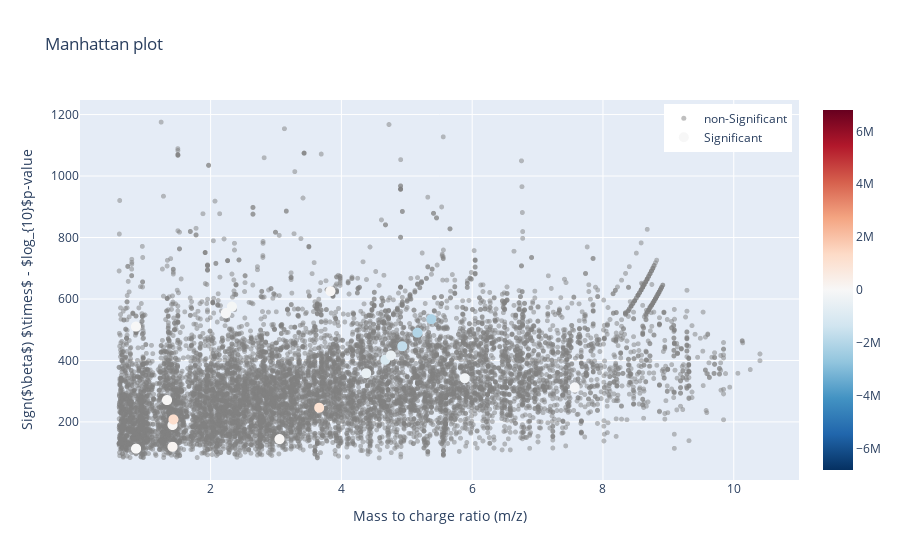

The notebook cell this image was saved under:
### Markdown cell above
The **interactive_manhattan** function generates an interactive version of Manhattan Plot, here exemplified for the age covariate.

### Code cell
iplot(interactive_manhattan(p_age_byadj, beta_age, instrument='lcms', xaxis=RT, yaxis=mz))

### Figure 1 — Plotly figure (JSON) as saved in the notebook; plotly's stock layout.template omitted (floating-point values rounded to 4 significant figures; data arrays with more than 128 entries replaced by an {"elided": "..."} marker saying what was removed)
{"data": [{"marker": {"color": "gray", "size": 5}, "mode": "markers", "name": "non-Significant", "opacity": 0.5, "type": "scattergl", "x": {"elided": "10851 float values"}, "y": {"elided": "10851 float values"}}, {"marker": {"cmax": 6808000.0, "cmin": -6808000.0, "color": [6450.0, 163300.0, 95330.0, 87530.0, 1194000.0, 1041000.0, 62730.0, -75160.0, -209700.0, -514100.0, -1092000.0, -502200.0, -1693000.0, -2032000.0, -1336.0, -2116000.0, -271500.0, -66180.0, -109900.0, 92470.0], "colorscale": [[0, "rgb(5,48,97)"], [0.1, "rgb(33,102,172)"], [0.2, "rgb(67,147,195)"], [0.3, "rgb(146,197,222)"], [0.4, "rgb(209,229,240)"], [0.5, "rgb(247,247,247)"], [0.6, "rgb(253,219,199)"], [0.7, "rgb(244,165,130)"], [0.8, "rgb(214,96,77)"], [0.9, "rgb(178,24,43)"], [1, "rgb(103,0,31)"]], "showscale": true, "size": 10}, "mode": "markers", "name": "Significant", "opacity": 1, "type": "scattergl", "x": [0.8603, 1.417, 3.054, 1.417, 1.431, 3.66, 1.333, 7.568, 5.886, 4.379, 4.671, 4.756, 4.931, 5.164, 0.8578, 5.375, 2.234, 2.232, 2.326, 3.832], "y": [113.1, 119.0, 144.0, 190.1, 208.1, 246.1, 271.1, 312.2, 342.2, 358.2, 402.3, 416.2, 446.3, 490.3, 510.2, 534.3, 553.2, 554.2, 575.1, 625.3]}], "layout": {"bargap": 0, "barmode": "stack", "hovermode": "closest", "legend": {"x": 0.99, "xanchor": "right", "y": 0.99, "yanchor": "top"}, "title": {"text": "Manhattan plot"}, "xaxis": {"title": {"text": "Mass to charge ratio (m/z)"}}, "yaxis": {"title": {"text": "Sign($\\beta$) $\\times$ - $log_{10}$p-value"}}}}
